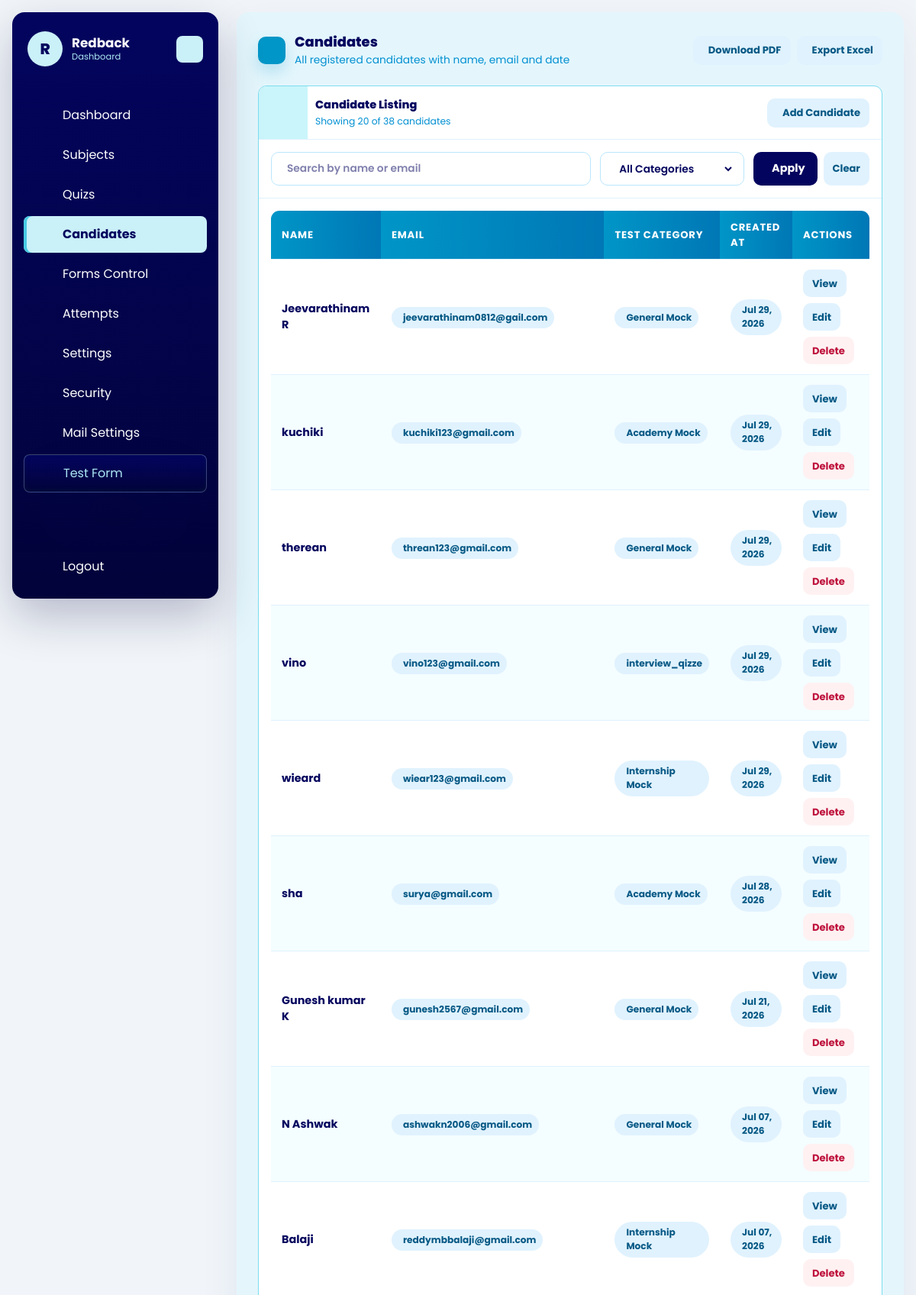
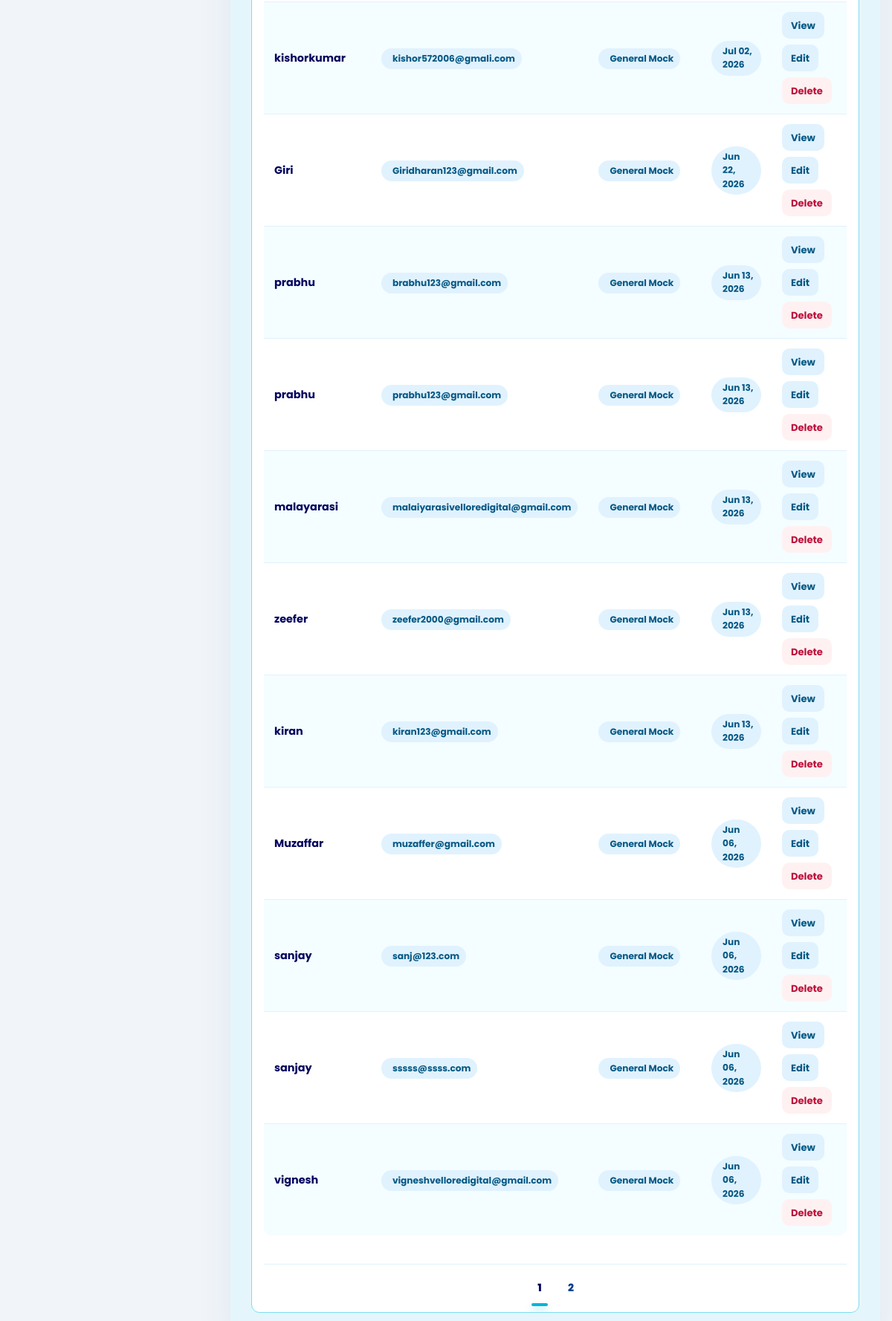
The app's page /dashboard/candidates/ (signed in), older data (2 pictures, top to bottom).
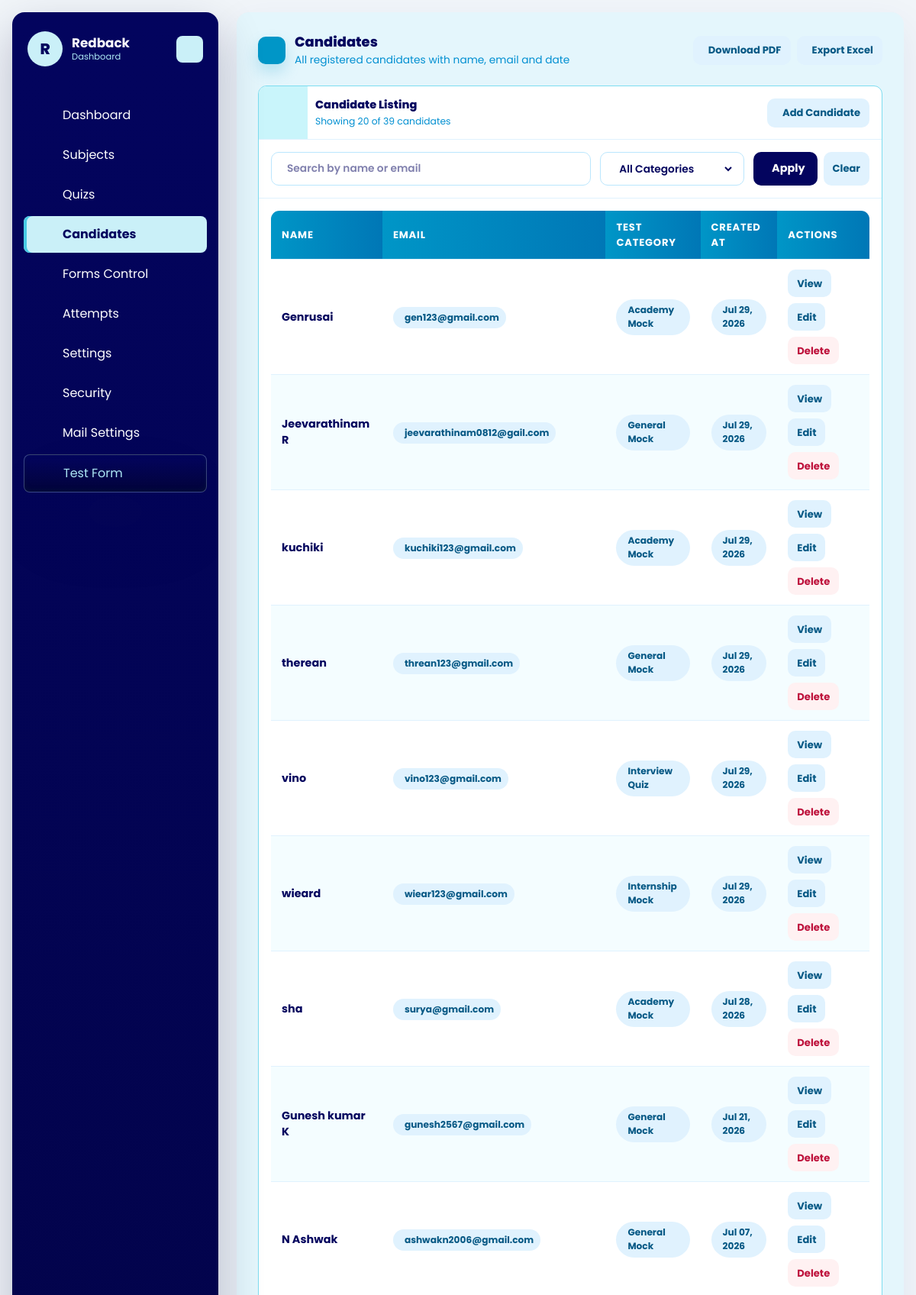
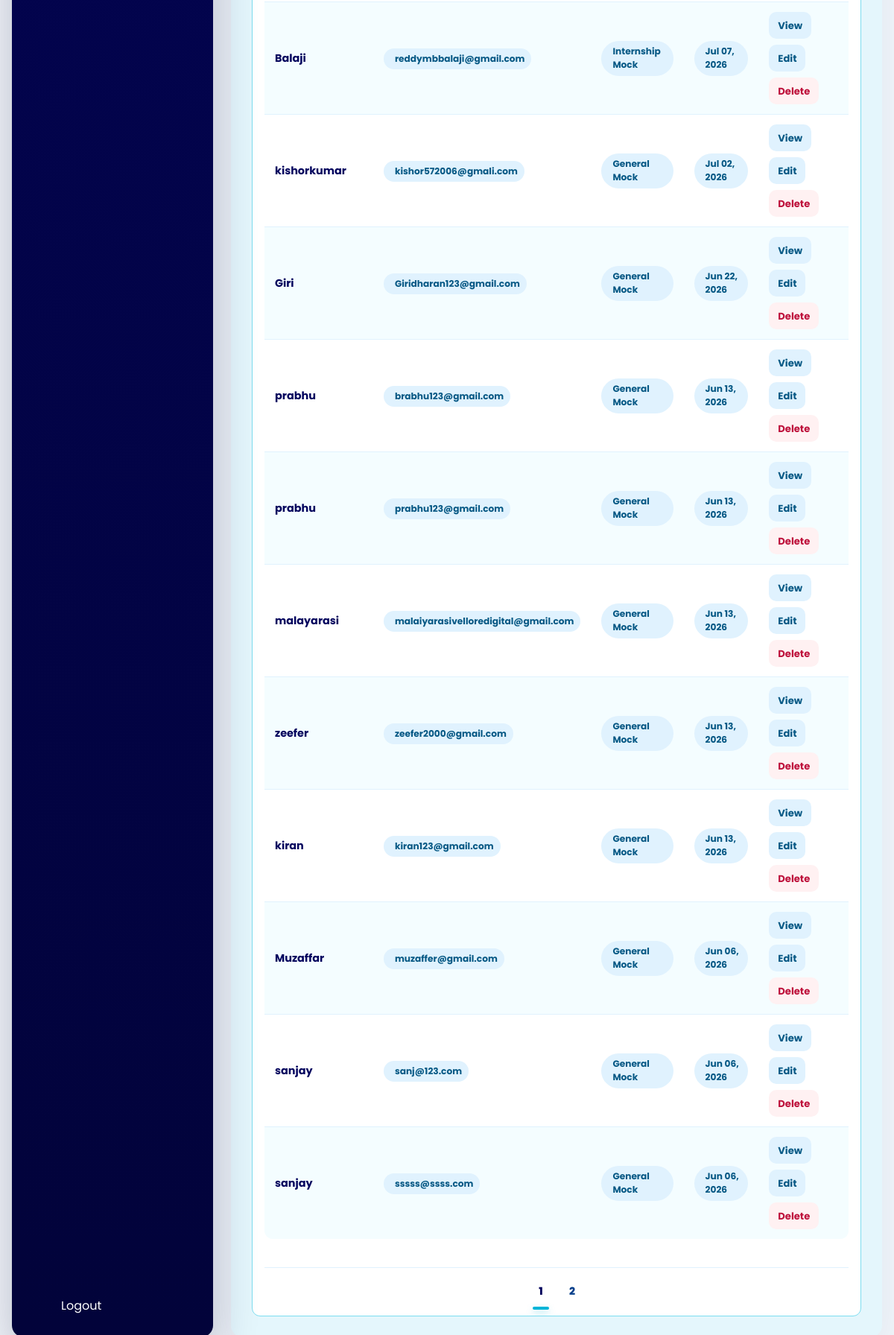
The same page, newer data (2 pictures, top to bottom).
### quiz/models.py (models this page shows, shortened)
class Candidate(models.Model):
    name = models.CharField(max_length=150)
    email = models.EmailField()
    designation_tech = models.CharField(max_length=150)
    created_at = models.DateTimeField(auto_now_add=True)
    class Meta:
        ordering = ['name']

class CandidateTestAttempt(models.Model):
    SESSION_SINGLE = 'single'
    SESSION_MULTI = 'multi'
    TEST_CATEGORY_INTERVIEW = 'interview_quiz'
    TEST_CATEGORY_ACADEMY = 'academy_mock'
    TEST_CATEGORY_INTERNSHIP = 'internship_mock'
    TEST_CATEGORY_GENERAL = 'general_mock'
    SESSION_CHOICES = [
        (SESSION_SINGLE, 'Single'),
        (SESSION_MULTI, 'Multi'),
    ]
    TEST_CATEGORY_CHOICES = [
        (TEST_CATEGORY_INTERVIEW, 'Interview Quiz'),
        (TEST_CATEGORY_ACADEMY, 'Academy Mock'),
        (TEST_CATEGORY_INTERNSHIP, 'Internship Mock'),
        (TEST_CATEGORY_GENERAL, 'General Mock'),
    ]
    candidate = models.ForeignKey(Candidate, on_delete=models.CASCADE, related_name='attempts')
    company = models.ForeignKey(Company, on_delete=models.CASCADE, related_name='attempts')
    public_slug = models.CharField(max_length=190, unique=True, blank=True, db_index=True)
    session_type = models.CharField(max_length=10, choices=SESSION_CHOICES)
    test_category = models.CharField(
        max_length=30,
        choices=TEST_CATEGORY_CHOICES,
        default=TEST_CATEGORY_GENERAL,
    )
    level = models.CharField(max_length=20)
    question_count = models.PositiveIntegerField()
    duration_minutes = models.PositiveIntegerField()
    selected_subjects = models.JSONField(default=list, blank=True)
    selected_sub_titles = models.JSONField(default=list, blank=True)
    candidate_details_json = models.JSONField(default=dict, blank=True)
    answers_json = models.JSONField(default=list, blank=True)
    correct_count = models.PositiveIntegerField(default=0)
    wrong_count = models.PositiveIntegerField(default=0)
    percentage = models.DecimalField(max_digits=5, decimal_places=2, default=0)
    started_at = models.DateTimeField(blank=True, null=True)
    submitted_at = models.DateTimeField(blank=True, null=True)
    is_submitted = models.BooleanField(default=False)
    is_paused = models.BooleanField(default=False)
    paused_at = models.DateTimeField(blank=True, null=True)
    total_paused_seconds = models.PositiveIntegerField(default=0)
    full_screen_lock_enabled = models.BooleanField(default=False)
    pause_lock_enabled = models.BooleanField(default=False)
    tab_switch_guard_enabled = models.BooleanField(default=False)
    copy_paste_block_enabled = models.BooleanField(default=False)
    right_click_disable_enabled = models.BooleanField(default=False)
    max_violation_warnings = models.PositiveIntegerField(default=3)
    tab_switch_count = models.PositiveIntegerField(default=0)
    warning_count = models.PositiveIntegerField(default=0)
    last_violation_at = models.DateTimeField(blank=True, null=True)
    violation_log_json = models.JSONField(default=list, blank=True)
    test_link_email_sent_at = models.DateTimeField(blank=True, null=True)
    created_at = models.DateTimeField(auto_now_add=True)
    class Meta:
        ordering = ['-created_at']

### dashboard/views.py (the view, shortened to what this page needs)
# urls.py: path('candidates/', views.candidate_list, name='candidate_list'),
@company_login_required
def candidate_list(request):
    queryset = Candidate.objects.filter(attempts__company=request.company).distinct().order_by('-created_at')
    search_query = request.GET.get('q', '').strip()
    if search_query:
        queryset = queryset.filter(
            Q(name__icontains=search_query) |
            Q(email__icontains=search_query)
        )
    test_category_filter = request.GET.get('test_category', 'all').strip()
    valid_categories = {value for value, _label in CandidateTestAttempt.TEST_CATEGORY_CHOICES}
    total_count = queryset.count()
    paginator  = Paginator(queryset, 20)
    page_num   = request.GET.get('page', 1)
    page_obj   = paginator.get_page(page_num)
    for candidate in page_obj.object_list:
        latest_attempt = candidate.attempts.filter(company=request.company).order_by('-created_at').first()
        candidate.latest_test_category_display = (
            latest_attempt.get_test_category_display() if latest_attempt else '-'
        )
    params = request.GET.copy()
    params.pop('page', None)
    page_query_prefix = (params.urlencode() + '&') if params else ''
    page_numbers = list(
        paginator.get_elided_page_range(page_obj.number, on_each_side=2, on_ends=1)
    )
    return render(request, 'dashboard/candidate_list.html', {
        'title': 'Candidates',
        'objects': page_obj.object_list,
        'page_obj': page_obj,
        'page_numbers': page_numbers,
        'page_query_prefix': page_query_prefix,
        'total_count': total_count,
        'search_query': search_query,
        'test_category_choices': CandidateTestAttempt.TEST_CATEGORY_CHOICES,
        'test_category_filter': test_category_filter,
    })

### dashboard/views.py (called while the page is built)
def get_logged_in_company(request):
    company_id = request.session.get('company_id')
    if not company_id:
        return None
    return Company.objects.filter(id=company_id, is_active=True).first()

def company_login_required(view_func):
    @wraps(view_func)
    def wrapper(request, *args, **kwargs):
        company = get_logged_in_company(request)
        if not company:
            return redirect(f"{reverse('dashboard:login')}?next={request.path}")
        request.company = company
        return view_func(request, *args, **kwargs)
    return wrapper

### templates/dashboard/candidate_list.html (shortened to what the changed rows need)
{% extends "base.html" %}
{% block content %}
<div id="dashboard-page-content">
<section class="quiz-shell">
    <div class="quiz-heading">
        <div class="quiz-heading-main">
            <div>
                <h1 class="quiz-title">Candidates</h1>
            </div>
        </div>
    </div>
    <div class="quiz-list-panel">
        <div class="quiz-list-head">
            <div style="padding-left:10px;">
                <p class="quiz-list-title">Candidate Listing</p>
                <p class="quiz-list-text">Showing {{ objects|length }} of {{ total_count }} candidate{{ total_count|pluralize }}</p>
            </div>
        </div>
        <div class="attempt-table-wrap">
            {% if objects %}
                <table class="attempt-table">
                    <thead>
                        <tr>
                            <th>Name</th>
                            <th>Email</th>
                            <th>Test Category</th>
                            <th>Created At</th>
                            <th>Actions</th>
                        </tr>
                    </thead>
                    <tbody>
                        {% for candidate in objects %}
                            <tr style="cursor:pointer;" onclick="window.location='{% url 'dashboard:candidate_detail' candidate.pk %}'">
                                <td>
                                    <strong>{{ candidate.name }}</strong>
                                </td>
                                <td>
                                    <span class="attempt-pill">
                                        {{ candidate.email }}
                                    </span>
                                </td>
                                <td>
                                    <span class="attempt-pill">
                                        {{ candidate.latest_test_category_display }}
                                    </span>
                                </td>
                                <td>
                                    <span class="attempt-pill">
                                        {{ candidate.created_at|date:"M d, Y" }}
                                    </span>
                                </td>
                                <td>
                                    <div class="attempt-actions" onclick="event.stopPropagation();">
                                        <a href="{% url 'dashboard:candidate_detail' candidate.pk %}" class="attempt-btn secondary">View</a>
                                        <a href="{% url 'dashboard:candidate_update' candidate.pk %}" class="attempt-btn secondary">Edit</a>
                                        <a href="{% url 'dashboard:candidate_delete' candidate.pk %}" class="attempt-btn danger">Delete</a>
                                    </div>
                                </td>
                            </tr>
                        {% endfor %}
                    </tbody>
                </table>
            {% endif %}
        </div>
        {% if page_obj.has_other_pages %}
            <div class="quiz-pagination">
                {% if page_obj.has_previous %}
                    <a class="quiz-page-link" href="?{{ page_query_prefix }}page=1" aria-label="First page"><iconify-icon icon="mdi:chevron-double-left"></iconify-icon></a>
                    <a class="quiz-page-link" href="?{{ page_query_prefix }}page={{ page_obj.previous_page_number }}" aria-label="Previous page"><iconify-icon icon="mdi:chevron-left"></iconify-icon></a>
                {% else %}
                    <span class="quiz-page-link is-disabled"><iconify-icon icon="mdi:chevron-double-left"></iconify-icon></span>
                    <span class="quiz-page-link is-disabled"><iconify-icon icon="mdi:chevron-left"></iconify-icon></span>
                {% endif %}
                {% for page_number in page_numbers %}
                    {% if page_number == page_obj.paginator.ELLIPSIS %}
                        <span class="quiz-page-ellipsis">{{ page_number }}</span>
                    {% elif page_number == page_obj.number %}
                        <span class="quiz-page-link is-active" aria-current="page">{{ page_number }}</span>
                    {% else %}
                        <a class="quiz-page-link" href="?{{ page_query_prefix }}page={{ page_number }}">{{ page_number }}</a>
                    {% endif %}
                {% endfor %}
                {% if page_obj.has_next %}
                    <a class="quiz-page-link" href="?{{ page_query_prefix }}page={{ page_obj.next_page_number }}" aria-label="Next page"><iconify-icon icon="mdi:chevron-right"></iconify-icon></a>
                    <a class="quiz-page-link" href="?{{ page_query_prefix }}page={{ page_obj.paginator.num_pages }}" aria-label="Last page"><iconify-icon icon="mdi:chevron-double-right"></iconify-icon></a>
                {% else %}
                    <span class="quiz-page-link is-disabled"><iconify-icon icon="mdi:chevron-right"></iconify-icon></span>
                    <span class="quiz-page-link is-disabled"><iconify-icon icon="mdi:chevron-double-right"></iconify-icon></span>
                {% endif %}
            </div>
        {% endif %}
    </div>
</section>
</div>
{% endblock %}

Row changes from the older to the newer data that the page shows:
no longer on this page (row unchanged): Candidate: name "vignesh", email "vigneshvelloredigital@gmail.com", latest_test_category_display "General Mock", created_at "Jun 06, 2026"
added Candidate: name "Genrusai", email "gen123@gmail.com", latest_test_category_display "Academy Mock", created_at "Jul 29, 2026"
computed for Candidate "vino": latest_test_category_display "interview_qizze" → "Interview Quiz"
Text that changed along with them:
{{ total_count }}: "38" → "39"
